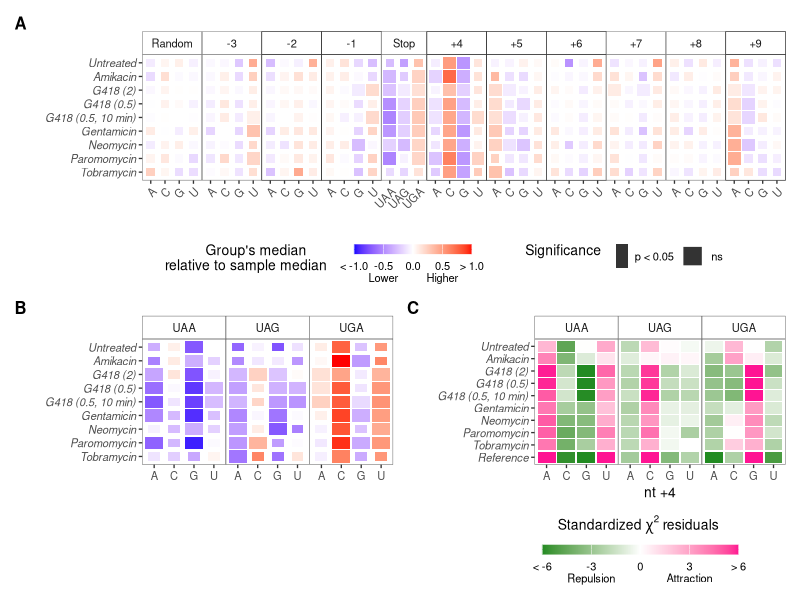

Write R code to recreate this figure.
# ----------------------------------------
# Figure 2
# ----------------------------------------

library(dplyr)
library(ggplot2)

# A
dff <- read.table("../Data/wilcoxon_stop_nts.txt", header = TRUE)
dff$feature <- recode_factor(dff$feature, random_factor = "Random", nt_m03 = "-3", nt_m02 = "-2", nt_m01 = "-1", stop_codon = "Stop", 
                             nt_p04 = "+4", nt_p05 = "+5", nt_p06 = "+6", nt_p07 = "+7", nt_p08 = "+8", nt_p09 = "+9")
dff$p_sig <- factor(dff$p_sig, levels = c("p < 0.05", "ns"))
dff$Sample <- recode_factor(dff$Sample, Untr = "Untreated", Amik = "Amikacin", 
                            G418_2000 = "G418 (2)", G418_500 = "G418 (0.5)", G418_500_10min = "G418 (0.5, 10 min)",  
                            Genta = "Gentamicin", Neo = "Neomycin", Parom = "Paromomycin", Tobra = "Tobramycin")

pA <- ggplot(dff) +
  geom_tile(aes(x = Var, y = Sample, fill = median_diff, height = p_hw, width = p_hw, size = p_sig), color = NA) +
  facet_grid(.~feature, scales = "free", space = "free_x") +
  scale_fill_gradient2(name = "Group's median\nrelative to sample median     ",
                       low = "blue" , mid = "white", high = "red", midpoint = 0, na.value = "grey80",
                       limits = c(-1, 1), oob = scales::squish,
                       breaks = seq(-1, 1, length = 5), labels = c("< -1.0", "-0.5\nLower", "0.0", "0.5\nHigher", "> 1.0")) +
  scale_size_manual(values = c(`p < 0.05` = 0, ns = 3), name = "Significance  ") +
  scale_y_discrete(limits = rev(levels(dff$Sample))) +
  xlab("") + ylab("") +
  theme_bw(base_size = 10) + 
  theme(panel.grid = element_blank(), panel.spacing = unit(0, "cm"), panel.border = element_rect(size = 0.25),
        legend.position = "bottom", legend.box = "horizontal", legend.title = element_text(hjust = 0.5, vjust = 1), legend.margin = margin(r = 1, unit = "cm"), 
        axis.text.x = element_text(angle = 45, hjust = 1, vjust = 1), axis.text.y = element_text(face = "italic"),
        strip.text.y = element_text(angle = 0), strip.background = element_rect(fill = "white", size = 0.25)) +
  guides(fill = guide_colourbar(order = 1, barwidth = unit(3, "cm"), barheight = unit(0.25, "cm")), 
         size = guide_legend(order = 2, override.aes = list(color = "white"), keywidth = unit(0.3, "cm"), keyheight = unit(0.3, "cm")))

# B
dff2 <- read.table("../Data/wilcoxon_stop4.txt", header = TRUE)
dff2$p_sig <- factor(dff2$p_sig, levels = c("p < 0.05", "ns"))
dff2$Sample <- recode_factor(dff2$Sample, Untr = "Untreated", Amik = "Amikacin", 
                             G418_2000 = "G418 (2)", G418_500 = "G418 (0.5)", G418_500_10min = "G418 (0.5, 10 min)",  
                             Genta = "Gentamicin", Neo = "Neomycin", Parom = "Paromomycin", Tobra = "Tobramycin")
pB <- ggplot(dff2) +
  geom_tile(aes(x = nt_p04, y = Sample, fill = median_diff, height = p_hw, width = p_hw, size = p_sig), color = NA) +
  facet_grid(.~stop_codon, scales = "free", space = "free_x") +
  scale_fill_gradient2(name = "Group's median\nrelative to sample median     ",
                       low = "blue" , mid = "white", high = "red", midpoint = 0, na.value = "grey80",
                       limits = c(-1, 1), oob = scales::squish,
                       breaks = seq(-1, 1, length = 5), labels = c("< -1.0", "-0.5\nLower", "0.0", "0.5\nHigher", "> 1.0")
                       ) +
  scale_size_manual(values = c(`p < 0.05` = 0, ns = 3), name = "Significance  ") +
  scale_y_discrete(limits = rev(levels(dff2$Sample))) +
  xlab("") + ylab("") +
  theme_bw(base_size = 10) + 
  theme(panel.grid = element_blank(), panel.spacing = unit(0, "cm"), panel.border = element_rect(size = 0.25),
        legend.position = "none", legend.box = "vertical", legend.direction = "horizontal",
        legend.title = element_text(hjust = 0.5, vjust = 1), legend.margin = margin(r = 1, unit = "cm"), 
        axis.text.y = element_text(face = "italic"),
        strip.text.y = element_text(angle = 0), strip.background = element_rect(fill = "white", size = 0.25)) +
  guides(fill = guide_colourbar(order = 1, barwidth = unit(3, "cm"), barheight = unit(0.25, "cm")), 
         size = guide_legend(order = 2, override.aes = list(color = "white"), keywidth = unit(0.3, "cm"), keyheight = unit(0.3, "cm")))

# C
chisq_df <- read.table("../Data/chisq_proportion_stop4.txt", header = TRUE)
chisq_df$p_sig <- factor(chisq_df$p_sig, levels = c("p < 0.05", "ns"))
chisq_df$Sample <- recode_factor(chisq_df$Sample, Untr = "Untreated", Amik = "Amikacin", 
                                 G418_2000 = "G418 (2)", G418_500 = "G418 (0.5)", G418_500_10min = "G418 (0.5, 10 min)",  
                                 Genta = "Gentamicin", Neo = "Neomycin", Parom = "Paromomycin", Tobra = "Tobramycin", 
                                 Reference = "Reference")
pC <- ggplot(chisq_df) +
  geom_tile(aes(x = nt_p04, y = Sample, fill = standardized_residuals, height = p_hw, width = p_hw, size = p_sig), color = NA) +
  facet_grid(.~stop_codon, scales = "free", space = "free_x") +
  scale_fill_gradient2(name = expression(paste("Standardized ", chi^2, " residuals ")),
                       low = "forestgreen" , mid = "white", high = "deeppink", midpoint = 0, na.value = "grey80",
                       limits = c(-6, 6), oob = scales::squish,
                       breaks = seq(-6, 6, length = 5), labels = c("< -6", "-3\nRepulsion", "0", "3\nAttraction", "> 6")) +
  scale_size_manual(values = c(`p < 0.05` = 0, ns = 3), name = "Significance  ") +
  scale_y_discrete(limits = rev(levels(chisq_df$Sample))) +
  xlab("nt +4") + ylab("") +
  theme_bw(base_size = 10) + 
  theme(panel.grid = element_blank(), panel.spacing = unit(0, "cm"), panel.border = element_rect(size = 0.25),
        legend.position = "bottom", legend.box = "horizontal", legend.title = element_text(hjust = 0.5, vjust = 1), legend.margin = margin(r = 1, unit = "cm"), 
        axis.text.y = element_text(face = "italic"),
        strip.text.y = element_text(angle = 0), strip.background = element_rect(fill = "white", size = 0.25)) +
  guides(fill = guide_colourbar(order = 1, barwidth = unit(5, "cm"), barheight = unit(0.25, "cm"), title.position = "top"), 
         size = "none")

# Combine plots
library(patchwork)
p <- pA / (pB + pC) +
  plot_annotation(tag_levels = 'A') &
  theme(plot.tag = element_text(size = 12, face = "bold"), plot.tag.position = "topleft")

# Export plot
library(Cairo)
CairoFonts(
  regular = "Arial:style=Regular",
  bold = "Arial:style=Black",
  italic = "Arial:style=Italic",
  bolditalic = "Arial:style=Black Italic",
  symbol = "Symbol"
)
cairo_pdf(filename = "Figure2.pdf", family = "Arial", width = 7.5, height = 5.5) 
p
dev.off()
